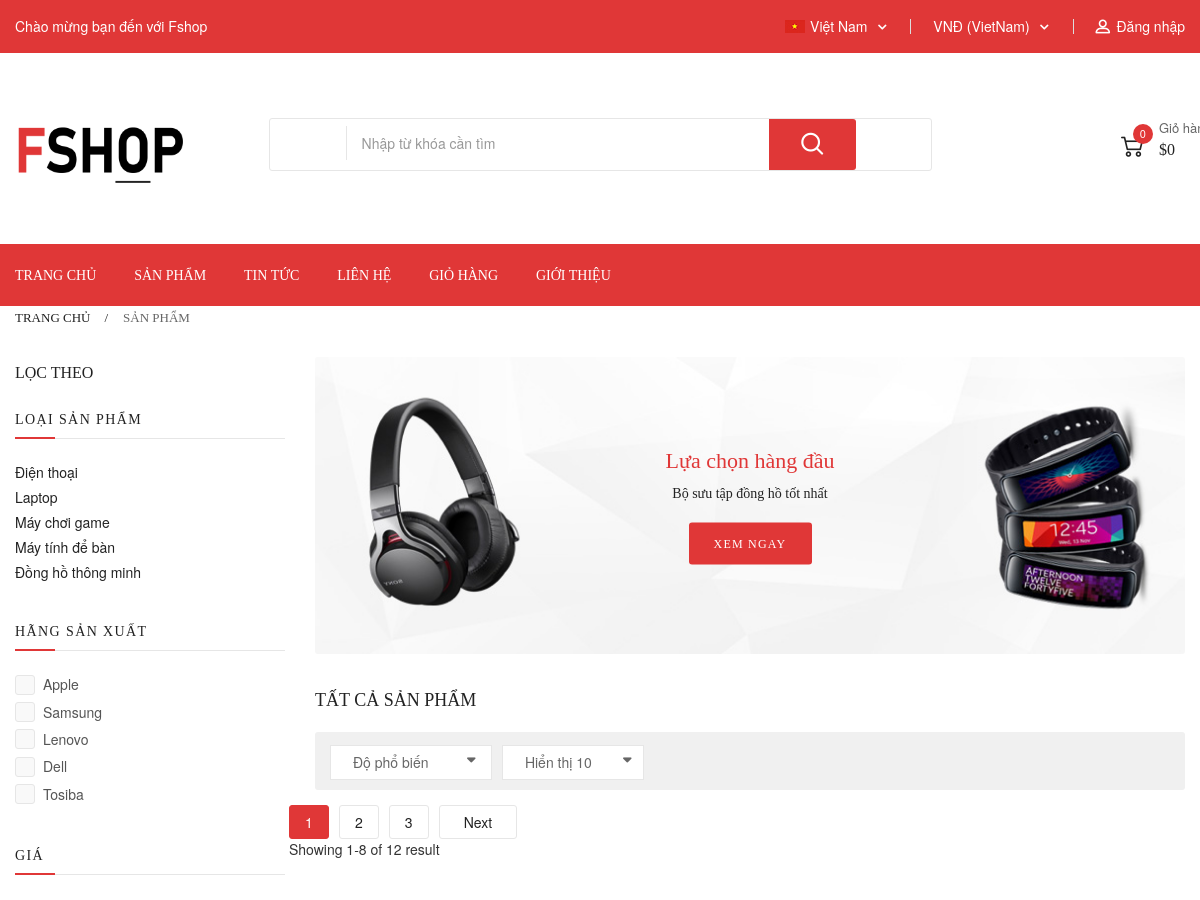
Page /site/index.php?ctrl=product&action=showbyId&id=2 (upper part) on the earlier database version.
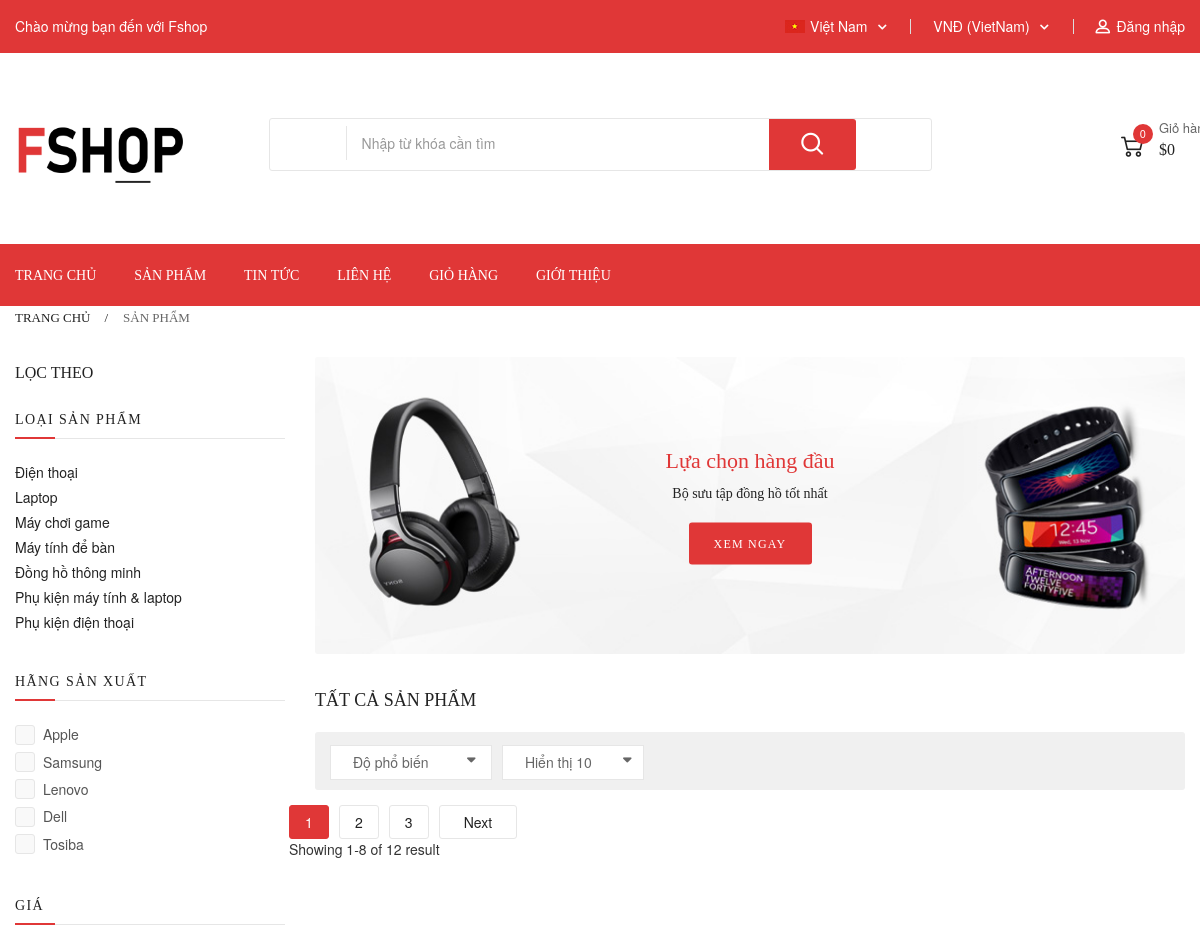
Same page on the later database version.
### tables this page shows
CREATE TABLE `catalogs` (
  `ma_loai` int(11) NOT NULL,
  `ten_loai` varchar(50) NOT NULL,
  `thu_tu` int(10) NOT NULL,
  `an_hien` tinyint(1) NOT NULL
);

### site/model/database.php (called while the page is built, shortened)
<?php
    function getConnection(){
        $host= 'localhost';
        $dbname= 'du_an_1';
        $username='root';
        $password='';
        $options= array(PDO::MYSQL_ATTR_INIT_COMMAND => "SET NAMES utf8",
        PDO::ATTR_ERRMODE => PDO::ERRMODE_EXCEPTION);
        $DBH= new PDO('mysql:host='.$host.';dbname='.$dbname,$username, $password, $options);
        return $DBH;
    }
    function query($sql){
        $connect= getConnection();
        $result=$connect->query($sql);
        return $result;
    }
?>

### site/model/catalogs.php (called while the page is built, shortened)
<?php
    include_once ('database.php');
    function getAllCatalog(){
        $sql="SELECT * from catalogs order by ma_loai ";
        return query($sql);
    }
?>

### site/view/productbyId.php (the view, shortened to what the changed rows need)
<div class="container">
    <div class="row">
        <div class="col-md-3 col-sm-4">
            <div class="col-sidebar">
                <div class="filter-options">
                    <div class="block-content">
                        <div class="filter-options-item filter-categori">
                            <div class="filter-options-content">
                                <ul>
                                    <?php
                                        foreach ($catalogs as $value) {
                                            echo '
                                                <li><label class="inline"><a href="index.php?ctrl=product&action=showbyId&id='.$value['ma_loai'].'">'.$value['ten_loai'].'</a></label></li>
                                            ';
                                        }
                                    ?>
                                </ul>
                            </div>
                        </div>
                    </div>
                </div>

Differences in the rows shown:
added catalogs: ten_loai "Phụ kiện máy tính & laptop"
added catalogs: ten_loai "Phụ kiện điện thoại"
